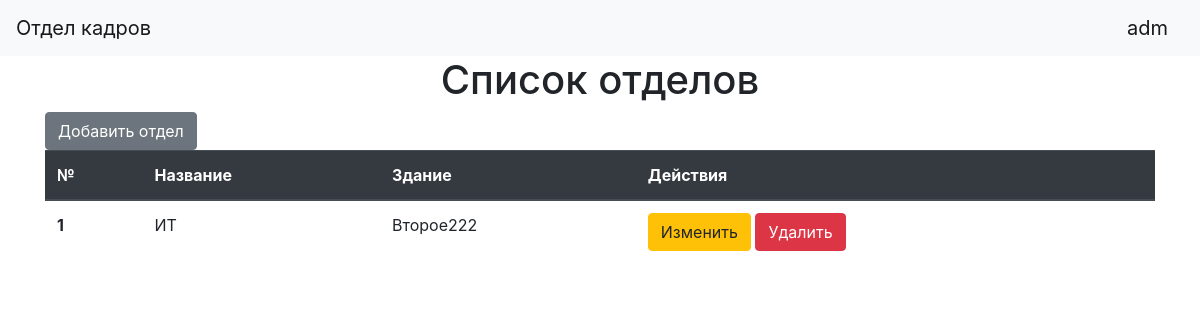
The app's page /departments (signed in), older data.
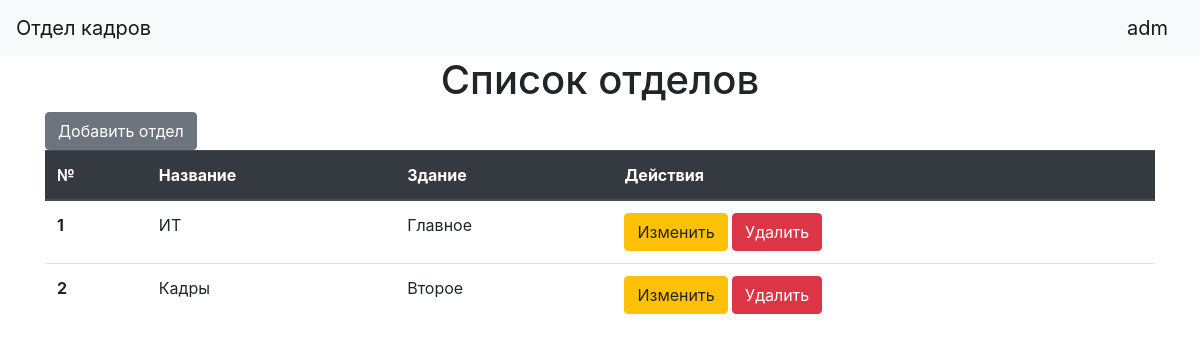
The same page, newer data.
### data/departments.py (models this page shows)
class Department(SqlAlchemyBase):
    __tablename__ = 'departments'
    id = sqlalchemy.Column(sqlalchemy.Integer, primary_key=True, autoincrement=True)
    name = sqlalchemy.Column(sqlalchemy.String, nullable=False, unique=True)
    building_id = sqlalchemy.Column(sqlalchemy.Integer, sqlalchemy.ForeignKey("buildings.id"))
    building = orm.relation('Building')
    staff = orm.relation('Staff', back_populates='department')

### data/buildings.py (models this page shows)
class Building(SqlAlchemyBase):
    __tablename__ = 'buildings'
    id = sqlalchemy.Column(sqlalchemy.Integer, primary_key=True, autoincrement=True)
    name = sqlalchemy.Column(sqlalchemy.String, nullable=False, unique=True)
    departments = orm.relation('Department', back_populates='building')

### main.py (the view)
    @app.route('/departments')
    @login_required
    def departments():
        session = db_session.create_session()
        departments = session.query(Department).all()
        return render_template("departments.html", title='Список отделов', departments=departments)

### data/db_session.py (called while the page is built)
def create_session() -> Session:
    global __factory
    return __factory()

### templates/departments.html
{% extends "base.html" %}
{% block content %}
    <h1 align="center">{{ title }}</h1>
    <a href="department_edit" class="btn btn-secondary">Добавить отдел</a>
    <table class="table">
          <thead class="thead-dark">
            <tr>
              <th scope="col">№</th>
              <th scope="col">Название</th>
              <th scope="col">Здание</th>
              <th scope="col">Действия</th>
            </tr>
          </thead>
          <tbody>
          {% for item in departments %}
            <tr>
              <th scope="row">{{ loop.index }}</th>
              <td>{{ item.name }}</td>
                <td>{{ item.building.name }}</td>
                <td>
                    <a href="/department_edit/{{ item.id }}" class="btn btn-warning">Изменить</a>
                    <a href="/department_delete/{{ item.id }}" class="btn btn-danger">Удалить</a>
                </td>
            </tr>
          {% endfor %}
          </tbody>
    </table>
{% endblock %}

Row changes from the older to the newer data that the page shows:
changed Department "ИТ": building.name "Второе222" → "Главное"
added Department: name "Кадры", building.name "Второе"
